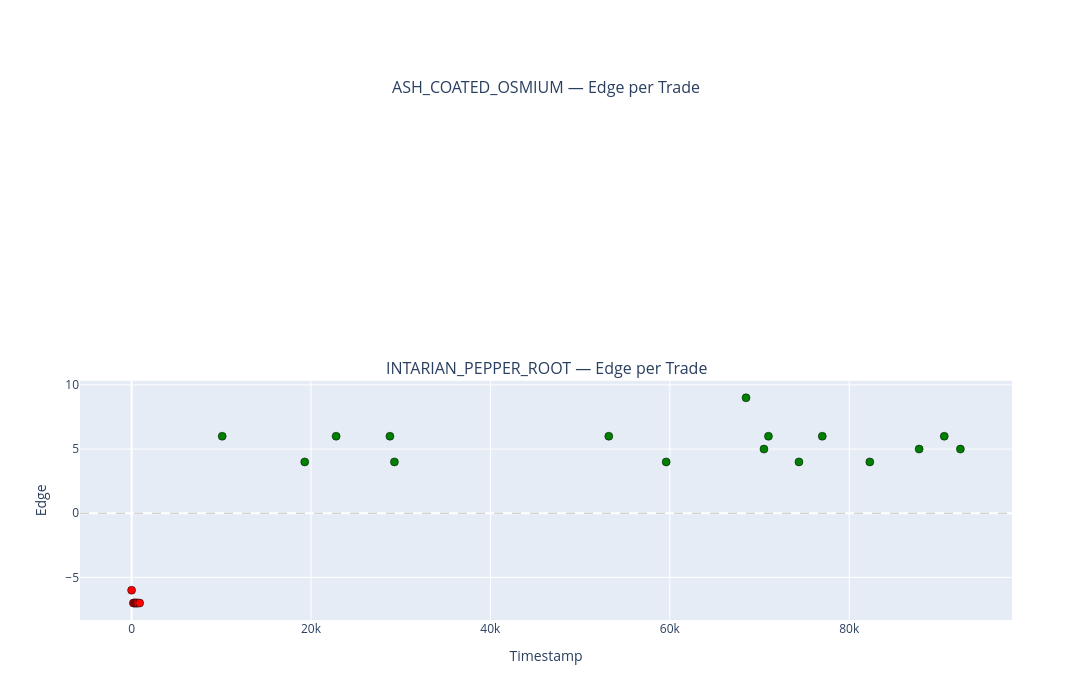

The cell this chart's notebook holds for it:
### Markdown cell above
### 5b — Edge 散点时序图

每笔成交的 edge 随时间变化，观察是否有时段 edge 恶化。

### Code cell
fig = make_subplots(rows=len(products), cols=1, shared_xaxes=True,
                    subplot_titles=[f"{p} — Edge per Trade" for p in products],
                    vertical_spacing=0.08)

for i, product in enumerate(products, 1):
    pt = my_with_wm.filter(pl.col("product") == product).sort("timestamp")
    if pt.height == 0:
        continue

    # 颜色：正 edge 绿，零 edge 灰，负 edge 红
    colors = ["green" if e > 0 else ("gray" if e == 0 else "red") for e in pt["edge"].to_list()]

    fig.add_trace(go.Scatter(
        x=pt["timestamp"].to_list(), y=pt["edge"].to_list(),
        mode="markers",
        marker=dict(color=colors, size=8, line=dict(width=0.5, color="black")),
        customdata=list(zip(pt["quantity"].to_list(), pt["trade_type"].to_list(), pt["price"].to_list())),
        hovertemplate="t=%{x}<br>edge=%{y}<br>qty=%{customdata[0]}<br>%{customdata[1]} @ %{customdata[2]}<extra></extra>",
        name=product, showlegend=False,
    ), row=i, col=1)
    fig.add_hline(y=0, line_dash="dash", line_color="gray", line_width=0.5, row=i, col=1)
    fig.update_yaxes(title_text="Edge", row=i, col=1)

fig.update_xaxes(title_text="Timestamp", row=len(products), col=1)
fig.update_layout(height=350 * len(products), width=1200)
fig.show()

### Figure 1 — Plotly figure (JSON) as saved in the notebook; plotly's stock layout.template omitted (floating-point values rounded to 4 significant figures)
{"data": [{"customdata": [[11, "my_buy", 12006], [10, "my_buy", 12007], [11, "my_buy", 12007], [9, "my_buy", 12007], [10, "my_buy", 12007], [12, "my_buy", 12007], [12, "my_buy", 12007], [5, "my_buy", 12007], [2, "my_sell", 12016], [2, "my_buy", 12015], [2, "my_sell", 12028], [2, "my_sell", 12034], [4, "my_buy", 12025], [2, "my_sell", 12059], [2, "my_buy", 12055], [7, "my_sell", 12077], [3, "my_buy", 12065], [2, "my_sell", 12077], [4, "my_buy", 12070], [2, "my_sell", 12083], [3, "my_buy", 12078], [1, "my_buy", 12082], [2, "my_sell", 12096], [2, "my_buy", 12087]], "hovertemplate": "t=%{x}<br>edge=%{y}<br>qty=%{customdata[0]}<br>%{customdata[1]} @ %{customdata[2]}<extra></extra>", "marker": {"color": ["red", "red", "red", "red", "red", "red", "red", "red", "green", "green", "green", "green", "green", "green", "green", "green", "green", "green", "green", "green", "green", "green", "green", "green"], "line": {"color": "black", "width": 0.5}, "size": 8}, "mode": "markers", "name": "INTARIAN_PEPPER_ROOT", "showlegend": false, "type": "scatter", "x": [0, 200, 300, 400, 500, 600, 700, 900, 10100, 19300, 22800, 28800, 29300, 53200, 59600, 68500, 70500, 71000, 74400, 77000, 82300, 87800, 90600, 92400], "xaxis": "x2", "y": [-6, -7, -7, -7, -7, -7, -7, -7, 6, 4, 6, 6, 4, 6, 4, 9, 5, 6, 4, 6, 4, 5, 6, 5], "yaxis": "y2"}], "layout": {"annotations": [{"font": {"size": 16}, "showarrow": false, "text": "ASH_COATED_OSMIUM — Edge per Trade", "x": 0.5, "xanchor": "center", "xref": "paper", "y": 1, "yanchor": "bottom", "yref": "paper"}, {"font": {"size": 16}, "showarrow": false, "text": "INTARIAN_PEPPER_ROOT — Edge per Trade", "x": 0.5, "xanchor": "center", "xref": "paper", "y": 0.46, "yanchor": "bottom", "yref": "paper"}], "height": 700, "shapes": [{"line": {"color": "gray", "dash": "dash", "width": 0.5}, "type": "line", "x0": 0, "x1": 1, "xref": "x2 domain", "y0": 0, "y1": 0, "yref": "y2"}], "width": 1200, "xaxis": {"anchor": "y", "domain": [0, 1], "matches": "x2", "showticklabels": false}, "xaxis2": {"anchor": "y2", "domain": [0, 1], "title": {"text": "Timestamp"}}, "yaxis": {"anchor": "x", "domain": [0.54, 1]}, "yaxis2": {"anchor": "x2", "domain": [0, 0.46], "title": {"text": "Edge"}}}}
